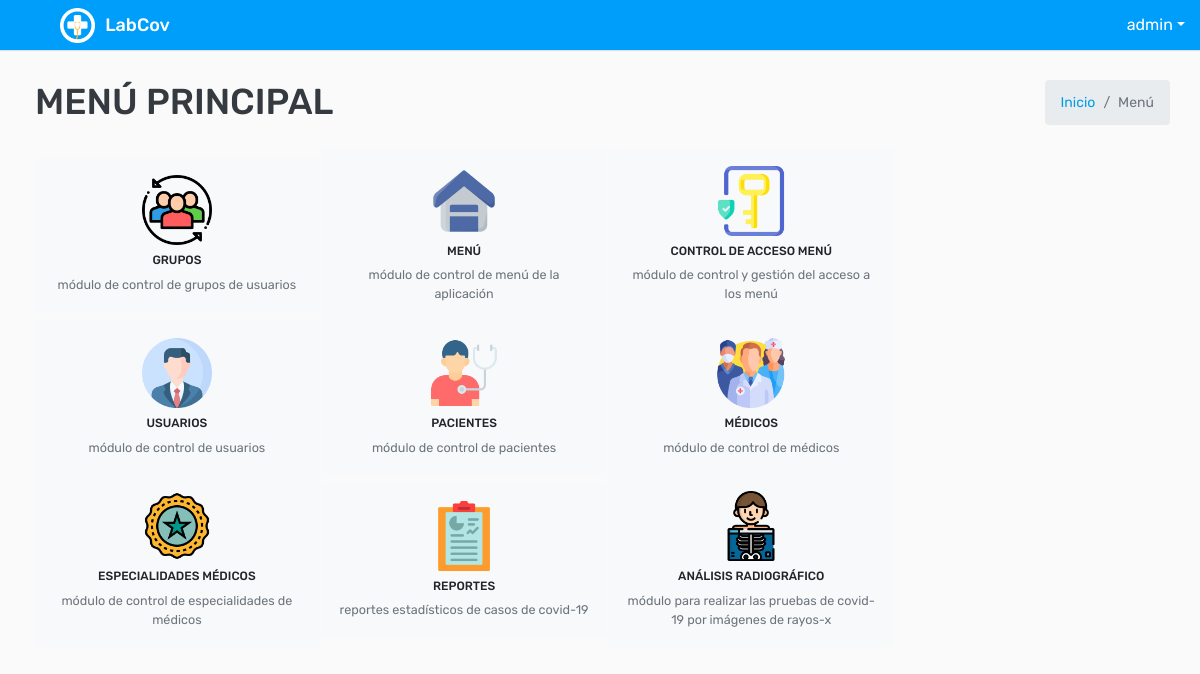
Screenshot of / (signed in) with the database file from the repository.
### covid/models.py (models this page shows, shortened)
class ModeloBase(models.Model):
    class Meta:
        abstract = True
    """Model definition for ModeloBase."""
    fecha_creacion = models.DateTimeField(verbose_name='Fecha creación',auto_now_add=True)
    usuario_creacion = models.ForeignKey(settings.AUTH_USER_MODEL, verbose_name='Usuario Creación', related_name='+', blank=True, null=True,on_delete=models.PROTECT, editable=False)
    usuario_modificacion = models.ForeignKey(settings.AUTH_USER_MODEL, verbose_name='Usuario Modificación', related_name='+', blank=True, null=True,on_delete=models.PROTECT , editable=False)
    fecha_modificacion = models.DateTimeField(verbose_name='Fecha Modificación', auto_now=True)

class User(AbstractUser,ModeloBase):
    cedula=models.CharField(max_length=10, verbose_name='Cédula', unique = True)
    tipo_genero = (('N', 'Ninguno'), ('M', 'Masculino'), ('F', 'Femenino'))
    genero = models.CharField('Género', choices=tipo_genero, default='N', max_length=1)

class Menu(ModeloBase):
    titulo = models.CharField(verbose_name='Título',max_length=200)
    descripcion = models.CharField( verbose_name='Descripciòn',max_length=200)
    icono = models.ImageField(verbose_name="icono", upload_to='icon/')
    url = models.CharField(verbose_name='Url', max_length=200)
    grupo = models.ManyToManyField(Group, through='Menu_Groups', verbose_name='Grupos de usuario')
    activo = models.BooleanField(default=True)
    class Meta:
        verbose_name = 'Menu'
        verbose_name_plural = 'Menus'

### covid/views.py (the view)
# urls.py: path('', key.Dashboard_view.as_view(), name="dashboard" ),
class Dashboard_view(LoginRequiredMixin,TemplateView):
    template_name = "registration/dashboard.html"
    def get_context_data(self, **kwargs):
        permisos = Group.objects.filter(user=self.request.user)
        context = super().get_context_data(**kwargs)
        context['titulo'] ="Menú Principal"
        if self.request.user.is_superuser:
            context['MenuSuperUser'] = Menu.objects.all()
        else:
            context['menu'] = Menu_Groups.objects.filter( group__in=permisos, activo =True, menu__activo = True)
        return context

### templates/registration/dashboard.html (shortened to what this page needs)
{% extends 'plantillaBase.html' %} {% block content %} {% if user.is_superuser %} {% for dato in MenuSuperUser %}
<button onclick="location.href= '{{dato.url}}'" class=" btn btn-light rounded-0 w-25 p-3 mx-auto align-middle">
     <a class="border-0 ">
         <img class=" figure-img img-fluid rounded " src="{{dato.icono.url}}" width="70px" alt="Card image cap">
         <h6 class=" text-center ">{{dato.titulo.upper}}</h6>
         <figcaption class="figure-caption">{{dato.descripcion}}</figcaption>
     </a>
 </button> {% endfor %} {%endif %}  {% endblock %}

### templates/plantillaBase.html (shortened to what this page needs)
<!DOCTYPE html>
<html lang="es">
{% load static %}
<head>
    <link rel="stylesheet" type="text/css" href="{% static 'css/bootstrap.min.css'%}">
    <link rel="stylesheet" type="text/css" href="{% static 'css/font-awesome.min.css'%}">
    <link rel="stylesheet" type="text/css" href="{% static 'css/bootstrap-duallistbox.min.css'%}">
    <link rel="stylesheet" type="text/css" href="{% static 'css/style.css'%}"> {% block content_extra_css %} {% endblock content_extra_css %}
</head>
<body>
    <div class="main-wrapper">
        <div class="header">
            <div class="header-left">
                <a href="{% url 'dashboard'%}" class="logo">
                    <img src="{% static 'img/logo.png' %}" width="35" height="35" alt="">
                    <span>LabCov</span></a>
            </div>
            <ul class="nav user-menu float-right">
                <li class="nav-item dropdown has-arrow">
                    <a href="#" class="dropdown-toggle nav-link user-link" data-toggle="dropdown"></span><span>{{ request.user }}</span></a>
                </li>
            </ul>
        </div>
        <div class="page-wrapper ">
            <div class="content ">
                <div class="row mb-2 ">
                    <div class="col-sm-8 ">
                        <h1 class="m-0 text-dark ">{{ titulo.upper }}</h1>
                    </div>
                    <div class="col-sm-4 ">
                        <ol class="breadcrumb float-sm-right ">
                            <li class="breadcrumb-item "><a href="{% url 'dashboard'%} ">Inicio</a></li>
                            <li class="breadcrumb-item active ">Menú</li>
                        </ol>
                    </div>
                </div>
                {% block content %} {% endblock %}
            </div>
        </div>
    </div>
</body>
</html>

### rows the page displays
User: user "admin"
Menu: icono (picture), titulo "GRUPOS", descripcion "módulo de control de grupos de usuarios"
Menu: icono (picture), titulo "MENÚ", descripcion "módulo de control de menú de la aplicación"
Menu: icono (picture), titulo "CONTROL DE ACCESO MENÚ", descripcion "módulo de control y gestión del acceso a los menú"
Menu: icono (picture), titulo "USUARIOS", descripcion "módulo de control de usuarios"
Menu: icono (picture), titulo "PACIENTES", descripcion "módulo de control de pacientes"
Menu: icono (picture), titulo "MÉDICOS", descripcion "módulo de control de médicos"
Menu: icono (picture), titulo "ESPECIALIDADES MÉDICOS", descripcion "módulo de control de especialidades de médicos"
Menu: icono (picture), titulo "REPORTES", descripcion "reportes estadísticos de casos de covid-19"
Menu: icono (picture), titulo "ANÁLISIS RADIOGRÁFICO", descripcion "módulo para realizar las pruebas de covid-19 por imágenes de rayos-x"

### other values shown
{{ titulo.upper }} "MENÚ PRINCIPAL"
